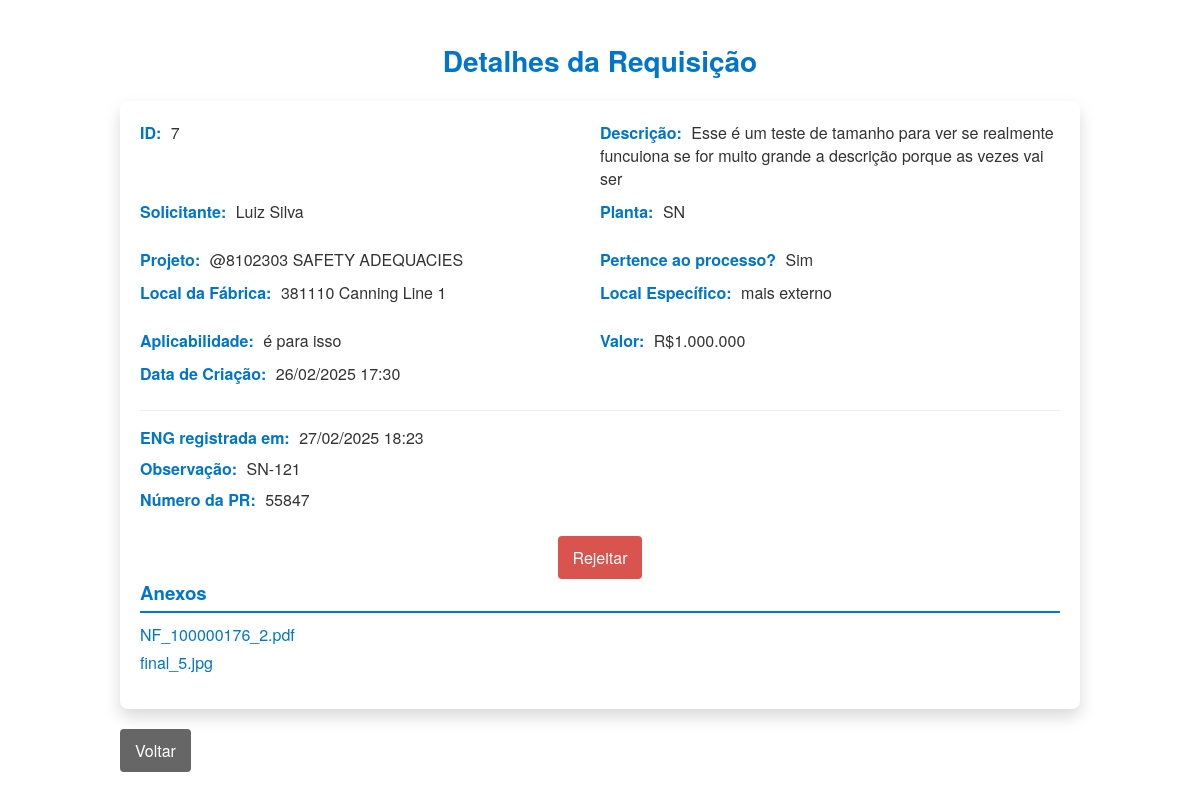
The app's page /requisicao/7 (signed in) with its own data.
### models.py (models this page shows, shortened)
class Requisicao(db.Model):
    id = db.Column(db.Integer, primary_key=True)
    descricao = db.Column(db.Text, nullable=False)
    solicitante_id = db.Column(db.Integer, db.ForeignKey('user.id', ondelete='CASCADE'), nullable=False)
    requisitante_id = db.Column(db.Integer, db.ForeignKey('user.id', ondelete='CASCADE'), nullable=False)
    planta = db.Column(db.String(10), nullable=False)
    projeto = db.Column(db.String(100), nullable=False)
    pertence_processo_produtivo = db.Column(db.String(3), nullable=False)  # Sim ou Não
    local_fabrica = db.Column(db.String(255), nullable=False)
    local_especifico = db.Column(db.String(255), nullable=False)
    aplicabilidade = db.Column(db.String(255), nullable=False)
    valor = db.Column(db.String(50), nullable=True)
    data_criacao = db.Column(db.DateTime, default=get_local_time)
    status = db.Column(db.String(20), default="Pendente")
    eng_aberta = db.Column(db.Boolean, default=False)
    eng_observacao = db.Column(db.Text, nullable=True)
    pr_number = db.Column(db.String(50), nullable=True)
    data_eng_aberta = db.Column(db.DateTime, nullable=True)
    solicitante = db.relationship('User', foreign_keys=[solicitante_id],
                                   backref=db.backref('solicitacoes', cascade="all, delete-orphan", passive_deletes=True),
                                   lazy=True)
    requisitante = db.relationship('User', foreign_keys=[requisitante_id],
                                   backref=db.backref('requisicoes', cascade="all, delete-orphan", passive_deletes=True),
                                   lazy=True)
    anexos = db.relationship('RequisicaoAnexo', backref='requisicao', lazy=True)
    nfs = db.relationship('NotaFiscal', backref='requisicao', lazy=True)

class User(db.Model, UserMixin):
    id = db.Column(db.Integer, primary_key=True)
    username = db.Column(db.String(150), unique=True, nullable=False)
    email = db.Column(db.String(150), unique=True, nullable=False)
    password = db.Column(db.String(256), nullable=False)
    is_admin = db.Column(db.Boolean, default=False)
    perfil = db.Column(db.String(20), nullable=False, default="Requisitante")

class RequisicaoAnexo(db.Model):
    id = db.Column(db.Integer, primary_key=True)
    requisicao_id = db.Column(db.Integer, db.ForeignKey('requisicao.id'), nullable=False)
    filename = db.Column(db.String(255), nullable=False)
    filepath = db.Column(db.String(255), nullable=False)  # Caminho onde o arquivo foi salvo
    mimetype = db.Column(db.String(255), nullable=False)
    uploaded_at = db.Column(db.DateTime, default=datetime.utcnow)

### app.py (the view)
@app.route('/requisicao/<int:requisicao_id>')
@login_required
def detalhe_requisicao(requisicao_id):
    req = Requisicao.query.get_or_404(requisicao_id)
    if req.requisitante_id != current_user.id:
        flash("Acesso negado!", "danger")
        return redirect(url_for('requisitante_dashboard'))
    return render_template('detalhe_requisicao.html', requisicao=req)

### app.py (called while the page is built)
def generate_csrf_token():
    if '_csrf_token' not in session:
        session['_csrf_token'] = base64.b64encode(os.urandom(32)).decode('utf-8')
    return session['_csrf_token']

@app.context_processor
def inject_csrf_token():
    return dict(csrf_token=generate_csrf_token())

@login_manager.user_loader
def load_user(user_id):
    return User.query.get(int(user_id))

### templates/detalhe_requisicao.html (shortened to what this page needs)
{% block head %}
  <link rel="stylesheet" type="text/css" href="{{ url_for('static', filename='css/detalhe_requisicao.css') }}">
  <div class="details-container">
    <h2>Detalhes da Requisição</h2>
    <div class="card">
      <div class="card-section">
        <div class="card-item">
          <span class="label">ID:</span>
          <span class="value">{{ requisicao.id }}</span>
        </div>
        <div class="card-item">
          <span class="label">Descrição:</span>
          <span class="value">{{ requisicao.descricao }}</span>
        </div>
        <div class="card-item">
          <span class="label">Solicitante:</span>
          <span class="value">{{ requisicao.solicitante.username }}</span>
        </div>
        <div class="card-item">
          <span class="label">Planta:</span>
          <span class="value">{{ requisicao.planta }}</span>
        </div>
      </div>
      <div class="card-section">
        <div class="card-item">
          <span class="label">Projeto:</span>
          <span class="value">{{ requisicao.projeto }}</span>
        </div>
        <div class="card-item">
          <span class="label">Pertence ao processo?</span>
          <span class="value">{{ requisicao.pertence_processo_produtivo }}</span>
        </div>
        <div class="card-item">
          <span class="label">Local da Fábrica:</span>
          <span class="value">{{ requisicao.local_fabrica }}</span>
        </div>
        <div class="card-item">
          <span class="label">Local Específico:</span>
          <span class="value">{{ requisicao.local_especifico }}</span>
        </div>
      </div>
      <div class="card-section">
        <div class="card-item">
          <span class="label">Aplicabilidade:</span>
          <span class="value">{{ requisicao.aplicabilidade }}</span>
        </div>
        <div class="card-item">
          <span class="label">Valor:</span>
          <span class="value">{{ requisicao.valor }}</span>
        </div>
        <div class="card-item">
          <span class="label">Data de Criação:</span>
          <span class="value">{{ requisicao.data_criacao.strftime('%d/%m/%Y %H:%M') }}</span>
        </div>
      </div>
      <div class="eng-section">
        {% if requisicao.eng_aberta %}
          <div class="eng-details">
            <div class="card-item">
              <span class="label">ENG registrada em:</span>
              <span class="value">{{ requisicao.data_eng_aberta.strftime('%d/%m/%Y %H:%M') }}</span>
            </div>
            <div class="card-item">
              <span class="label">Observação:</span>
              <span class="value">{{ requisicao.eng_observacao }}</span>
            </div>
            <div class="card-item">
              <span class="label">Número da PR:</span>
              <span class="value">{{ requisicao.pr_number }}</span>
            </div>
          </div>
        {% endif %}
      </div>
      <div class="action-buttons">
        {% if requisicao.status != "Rejeitado" %}
          <a href="{{ url_for('rejeitar_requisicao', requisicao_id=requisicao.id) }}" class="btn-reject">Rejeitar</a>
        {% endif %}
      </div>
      <div class="anexos-section">
        <h3>Anexos</h3>
        {% if requisicao.anexos %}
          <ul class="anexos-list">
            {% for anexo in requisicao.anexos %}
              <li><a href="{{ url_for('download_attachment', anexo_id=anexo.id) }}">{{ anexo.filename }}</a></li>
            {% endfor %}
          </ul>
        {% else %}
          <p>Nenhum anexo encontrado.</p>
        {% endif %}
      </div>
    </div>
    <a href="{{ url_for('requisitante_dashboard') }}" class="btn-back">Voltar</a>
  </div>
{% endblock %}

### static/css/detalhe_requisicao.css (style rules this page uses)
* { box-sizing: border-box; margin: 0; padding: 0; }
.details-container { max-width: 1000px; margin: 20px auto; padding: 20px; font-family: 'Helvetica Neue', Arial, sans-serif; text-align: left; }
.details-container h2 { color: #0075C9; margin-bottom: 20px; font-size: 28px; text-align: center; }
.card { background: #fff; border-radius: 8px; padding: 20px; box-shadow: 0 8px 16px rgba(0,0,0,0.15); animation: fadeIn 0.5s ease-in-out; max-height: 90vh; overflow: hidden; }
.card-section, .eng-section, .anexos-section { margin-bottom: 15px; }
.card-section { display: flex; flex-wrap: wrap; justify-content: space-between; }
.card-item { flex: 1 1 45%; margin-bottom: 10px; }
.card-item .label { font-weight: bold; color: #0075C9; }
.card-item .value { margin-left: 5px; color: #333; }
.eng-section { border-top: 1px solid #eee; padding-top: 15px; }
.eng-details .card-item { flex: 1 1 100%; margin-bottom: 8px; }
.anexos-section h3 { color: #0075C9; margin-bottom: 10px; border-bottom: 2px solid #0075C9; padding-bottom: 5px; }
.anexos-list { list-style: none; padding: 0; margin-top: 10px; }
.anexos-list li { margin-bottom: 5px; }
.anexos-list li a { color: #0075C9; text-decoration: none; transition: color 0.3s ease; }
.btn-reject { display: inline-block; background-color: #d9534f; color: #fff; padding: 10px 15px; border-radius: 4px; text-decoration: none; transition: background 0.3s ease; margin-top: 10px; }
.action-buttons { margin-top: 15px; text-align: center; display: flex; justify-content: center; gap: 10px; }
.btn-back { display: inline-block; margin-top: 20px; background-color: #666; color: #fff; padding: 10px 15px; border-radius: 4px; text-decoration: none; transition: background 0.3s ease; }

### records on screen
Requisicao: id "7", descricao "Esse é um teste de tamanho para ver se realmente funcuiona se for muito grande a descrição porque as vezes vai ser", planta "SN", projeto "@8102303 SAFETY ADEQUACIES", pertence_processo_produtivo "Sim", local_fabrica "381110 Canning Line 1", local_especifico "mais externo", aplicabilidade "é para isso", valor "R$1.000.000", data_criacao "26/02/2025 17:30", data_eng_aberta "27/02/2025 18:23", eng_observacao "SN-121", pr_number "55847"
User: solicitante.username "Luiz Silva"
RequisicaoAnexo: filename "NF_100000176_2.pdf"
RequisicaoAnexo: filename "final_5.jpg"
